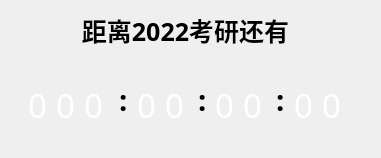
<?xml version="1.0" encoding="UTF-8"?>
<ui version="4.0">
 <class>Dialog</class>
 <widget class="QDialog" name="Dialog">
  <property name="geometry">
   <rect>
    <x>0</x>
    <y>0</y>
    <width>381</width>
    <height>158</height>
   </rect>
  </property>
  <property name="windowTitle">
   <string>timer</string>
  </property>
  <widget class="QLabel" name="label_background">
   <property name="geometry">
    <rect>
     <x>17</x>
     <y>35</y>
     <width>341</width>
     <height>141</height>
    </rect>
   </property>
   <property name="styleSheet">
    <string notr="true">image: url(:/Resource/bg.png);</string>
   </property>
   <property name="text">
    <string/>
   </property>
   <property name="textFormat">
    <enum>Qt::RichText</enum>
   </property>
  </widget>
  <widget class="QLabel" name="label_Days1">
   <property name="geometry">
    <rect>
     <x>28</x>
     <y>80</y>
     <width>28</width>
     <height>49</height>
    </rect>
   </property>
   <property name="font">
    <font>
     <family>微软雅黑</family>
     <pointsize>25</pointsize>
    </font>
   </property>
   <property name="styleSheet">
    <string notr="true">color:white
</string>
   </property>
   <property name="text">
    <string>0</string>
   </property>
  </widget>
  <widget class="QLabel" name="label_Days2">
   <property name="geometry">
    <rect>
     <x>56</x>
     <y>80</y>
     <width>28</width>
     <height>49</height>
    </rect>
   </property>
   <property name="font">
    <font>
     <family>微软雅黑</family>
     <pointsize>25</pointsize>
    </font>
   </property>
   <property name="styleSheet">
    <string notr="true">color:white
</string>
   </property>
   <property name="text">
    <string>0</string>
   </property>
  </widget>
  <widget class="QLabel" name="label_Days3">
   <property name="geometry">
    <rect>
     <x>84</x>
     <y>80</y>
     <width>28</width>
     <height>49</height>
    </rect>
   </property>
   <property name="font">
    <font>
     <family>微软雅黑</family>
     <pointsize>25</pointsize>
    </font>
   </property>
   <property name="styleSheet">
    <string notr="true">color:white
</string>
   </property>
   <property name="text">
    <string>0</string>
   </property>
  </widget>
  <widget class="QLabel" name="label_Hours1">
   <property name="geometry">
    <rect>
     <x>137</x>
     <y>80</y>
     <width>28</width>
     <height>49</height>
    </rect>
   </property>
   <property name="font">
    <font>
     <family>微软雅黑</family>
     <pointsize>25</pointsize>
    </font>
   </property>
   <property name="styleSheet">
    <string notr="true">color:white
</string>
   </property>
   <property name="text">
    <string>0</string>
   </property>
  </widget>
  <widget class="QLabel" name="label_Hours2">
   <property name="geometry">
    <rect>
     <x>165</x>
     <y>80</y>
     <width>28</width>
     <height>49</height>
    </rect>
   </property>
   <property name="font">
    <font>
     <family>微软雅黑</family>
     <pointsize>25</pointsize>
    </font>
   </property>
   <property name="styleSheet">
    <string notr="true">color:white
</string>
   </property>
   <property name="text">
    <string>0</string>
   </property>
  </widget>
  <widget class="QLabel" name="label_Minutes1">
   <property name="geometry">
    <rect>
     <x>215</x>
     <y>80</y>
     <width>28</width>
     <height>49</height>
    </rect>
   </property>
   <property name="font">
    <font>
     <family>微软雅黑</family>
     <pointsize>25</pointsize>
    </font>
   </property>
   <property name="styleSheet">
    <string notr="true">color:white
</string>
   </property>
   <property name="text">
    <string>0</string>
   </property>
  </widget>
  <widget class="QLabel" name="label_Minutes2">
   <property name="geometry">
    <rect>
     <x>243</x>
     <y>80</y>
     <width>28</width>
     <height>49</height>
    </rect>
   </property>
   <property name="font">
    <font>
     <family>微软雅黑</family>
     <pointsize>25</pointsize>
    </font>
   </property>
   <property name="styleSheet">
    <string notr="true">color:white
</string>
   </property>
   <property name="text">
    <string>0</string>
   </property>
  </widget>
  <widget class="QLabel" name="label_Seconds1">
   <property name="geometry">
    <rect>
     <x>294</x>
     <y>80</y>
     <width>28</width>
     <height>49</height>
    </rect>
   </property>
   <property name="font">
    <font>
     <family>微软雅黑</family>
     <pointsize>25</pointsize>
    </font>
   </property>
   <property name="styleSheet">
    <string notr="true">color:white
</string>
   </property>
   <property name="text">
    <string>0</string>
   </property>
  </widget>
  <widget class="QLabel" name="label_Seconds2">
   <property name="geometry">
    <rect>
     <x>322</x>
     <y>80</y>
     <width>28</width>
     <height>49</height>
    </rect>
   </property>
   <property name="font">
    <font>
     <family>微软雅黑</family>
     <pointsize>25</pointsize>
    </font>
   </property>
   <property name="styleSheet">
    <string notr="true">color:white
</string>
   </property>
   <property name="text">
    <string>0</string>
   </property>
  </widget>
  <widget class="QLabel" name="label">
   <property name="geometry">
    <rect>
     <x>20</x>
     <y>10</y>
     <width>331</width>
     <height>41</height>
    </rect>
   </property>
   <property name="font">
    <font>
     <family>微软雅黑</family>
     <pointsize>19</pointsize>
     <weight>75</weight>
     <bold>true</bold>
    </font>
   </property>
   <property name="layoutDirection">
    <enum>Qt::LeftToRight</enum>
   </property>
   <property name="text">
    <string>距离2022考研还有</string>
   </property>
   <property name="alignment">
    <set>Qt::AlignCenter</set>
   </property>
  </widget>
  <widget class="QLabel" name="label_2">
   <property name="geometry">
    <rect>
     <x>119</x>
     <y>80</y>
     <width>12</width>
     <height>40</height>
    </rect>
   </property>
   <property name="font">
    <font>
     <family>微软雅黑</family>
     <pointsize>22</pointsize>
     <weight>75</weight>
     <bold>true</bold>
    </font>
   </property>
   <property name="text">
    <string>:</string>
   </property>
  </widget>
  <widget class="QLabel" name="label_3">
   <property name="geometry">
    <rect>
     <x>198</x>
     <y>80</y>
     <width>12</width>
     <height>40</height>
    </rect>
   </property>
   <property name="font">
    <font>
     <family>微软雅黑</family>
     <pointsize>22</pointsize>
     <weight>75</weight>
     <bold>true</bold>
    </font>
   </property>
   <property name="text">
    <string>:</string>
   </property>
  </widget>
  <widget class="QLabel" name="label_4">
   <property name="geometry">
    <rect>
     <x>276</x>
     <y>80</y>
     <width>12</width>
     <height>40</height>
    </rect>
   </property>
   <property name="font">
    <font>
     <family>微软雅黑</family>
     <pointsize>22</pointsize>
     <weight>75</weight>
     <bold>true</bold>
    </font>
   </property>
   <property name="text">
    <string>:</string>
   </property>
  </widget>
 </widget>
 <layoutdefault spacing="6" margin="11"/>
 <resources/>
 <connections/>
</ui>
